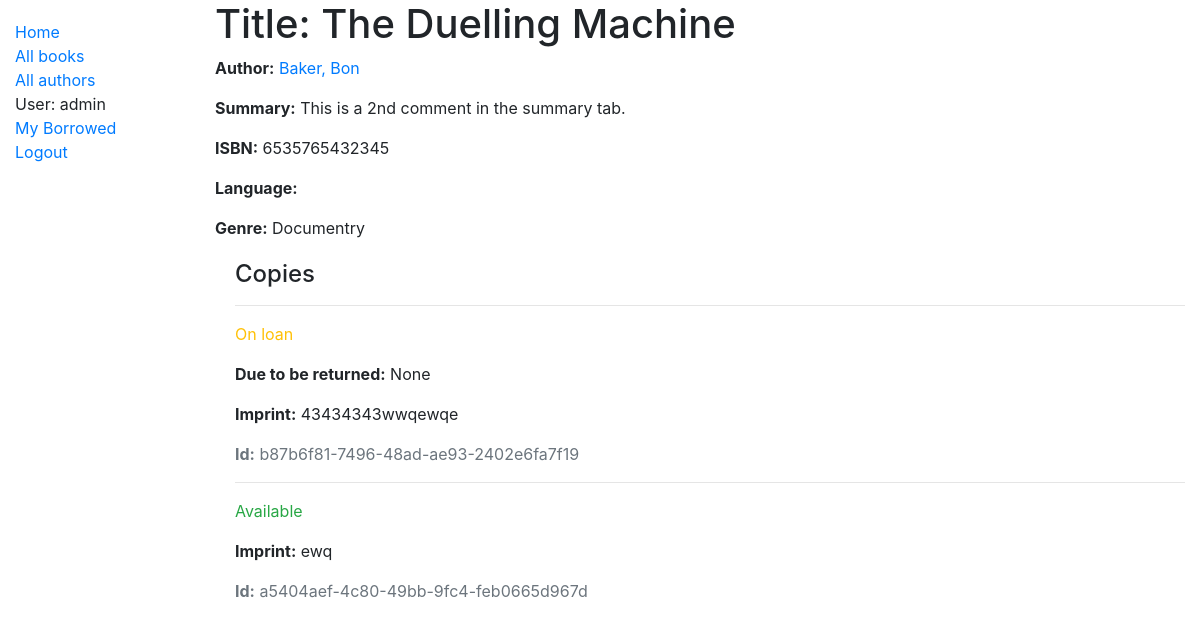
Page /catalog/book/2 (signed in) on the committed database.
### catalog/models.py (models this page shows, shortened)
class Book(models.Model):
    title = models.CharField(max_length=200, help_text='Enter the book title.')
    author = models.ForeignKey('Author', on_delete=models.SET_NULL, null=True)
    summary = models.TextField(max_length=1000, help_text='Enter a brief description of the book')
    isbn = models.CharField('ISBN', max_length=13,
                            help_text='13 Character <a href="https://www.isbn-international.org/content/what-isbn">ISBN number</a>')
    genre = models.ManyToManyField(Genre, help_text='Select a genre for this book')
    def display_genre(self):
        """Create a string for the Genre. This is required to display genre in Admin."""
        return ', '.join(genre.name for genre in self.genre.all()[:3])
    display_genre.short_description = 'Genre'

class Author(models.Model):
    first_name = models.CharField(max_length=100)
    last_name = models.CharField(max_length=100)
    date_of_birth = models.DateField(null=True, blank=True)
    date_of_death = models.DateField('Died', null=True, blank=True)
    class Meta:
        ordering = ['last_name', 'first_name']
    def __str__(self):
        return f'{self.last_name}, {self.first_name}'

class Genre(models.Model):
    name = models.CharField(max_length=200, help_text='Enter a book genre (e.g. Science Fiction)')
    def __str__(self):
        return self.name

class BookInstance(models.Model):
    id = models.UUIDField(primary_key=True, default=uuid.uuid4, help_text='Unique ID for this particular book across whole library')
    book = models.ForeignKey('Book', on_delete=models.SET_NULL, null=True)
    imprint = models.CharField(max_length=200)
    due_back = models.DateField(null=True, blank=True)
    borrower = models.ForeignKey(User, on_delete=models.SET_NULL, null=True, blank=True)
    LOAN_STATUS = (
        ('m', 'Maintenance'),
        ('o', 'On loan'),
        ('a', 'Available'),
        ('r', 'Reserved'),
    )
    status = models.CharField(
        max_length=1,
        choices=LOAN_STATUS,
        blank=True,
        default='m',
        help_text='Book availability',
    )
    class Meta:
        ordering = ['due_back']
        permissions = (("can_mark_returned", "Set book as returned"),)

### catalog/views.py (the view)
# urls.py: path('book/<int:pk>', views.BookDetailView.as_view(), name='book-detail'),
class BookDetailView(generic.DetailView):
    model = Book

### catalog/templates/catalog/book_detail.html
{% extends "base_generic.html" %}
{% block content %}
  <h1>Title: {{ book.title }}</h1>
  <p><strong>Author:</strong> <a href="">{{ book.author }}</a></p>
  <p><strong>Summary:</strong> {{ book.summary }}</p>
  <p><strong>ISBN:</strong> {{ book.isbn }}</p>
  <p><strong>Language:</strong> {{ book.language }}</p>
  <p><strong>Genre:</strong> {{ book.genre.all|join:", " }}</p>
  <div style="margin-left:20px;margin-top:20px">
    <h4>Copies</h4>
    {% for copy in book.bookinstance_set.all %}
      <hr>
      <p class="{% if copy.status == 'a' %}text-success{% elif copy.status == 'm' %}text-danger{% else %}text-warning{% endif %}">
        {{ copy.get_status_display }}
      </p>
      {% if copy.status != 'a' %}
        <p><strong>Due to be returned:</strong> {{ copy.due_back }}</p>
      {% endif %}
      <p><strong>Imprint:</strong> {{ copy.imprint }}</p>
      <p class="text-muted"><strong>Id:</strong> {{ copy.id }}</p>
    {% endfor %}
  </div>
{% endblock %}

### catalog/templates/base_generic.html (shortened to what this page needs)
<!DOCTYPE html>
<html lang="en">
<head>
  <link rel="stylesheet" href="https://stackpath.bootstrapcdn.com/bootstrap/4.1.3/css/bootstrap.min.css">
  {% load static %}
  <link rel="stylesheet" href="{% static 'css/styles.css' %}">
</head>
<body>
  <div class="container-fluid">
    <div class="row">
      <div class="col-sm-2">
      {% block sidebar %}
        <ul class="sidebar-nav">
          <li><a href="{% url 'index' %}">Home</a></li>
          <li><a href="{% url 'books' %}">All books</a></li>
          <li><a href="">All authors</a></li>
            {% if user.is_authenticated %}
            <li>User: {{ user.get_username }}</li>
            <li><a href="{% url 'my-borrowed' %}">My Borrowed</a></li>
            <li><a href="{% url 'logout'%}?next={{request.path}}">Logout</a></li>
            {% else %}
            <li><a href="{% url 'login'%}?next={{request.path}}">Login</a></li>
            {% endif %}
        </ul>
     {% endblock %}
      </div>
     <div class="col-sm-10 ">{% block content %}{% endblock %}</div>
    </div>
  </div>
 {% load static %}
</body>
</html>

### catalog/static/css/styles.css (style rules this page uses)
.sidebar-nav { margin-top: 20px; padding: 0; list-style: none; }

### rows in the picture
Book: title "The Duelling Machine", author "Baker, Bon", summary "This is a 2nd comment in the summary tab.", isbn "6535765432345", genre.all "Documentry"
BookInstance: status "On loan", due_back "None", imprint "43434343wwqewqe", id "b87b6f81-7496-48ad-ae93-2402e6fa7f19"
BookInstance: status "Available", imprint "ewq", id "a5404aef-4c80-49bb-9fc4-feb0665d967d"

### other values in the picture
{{ user.get_username }} "admin"
